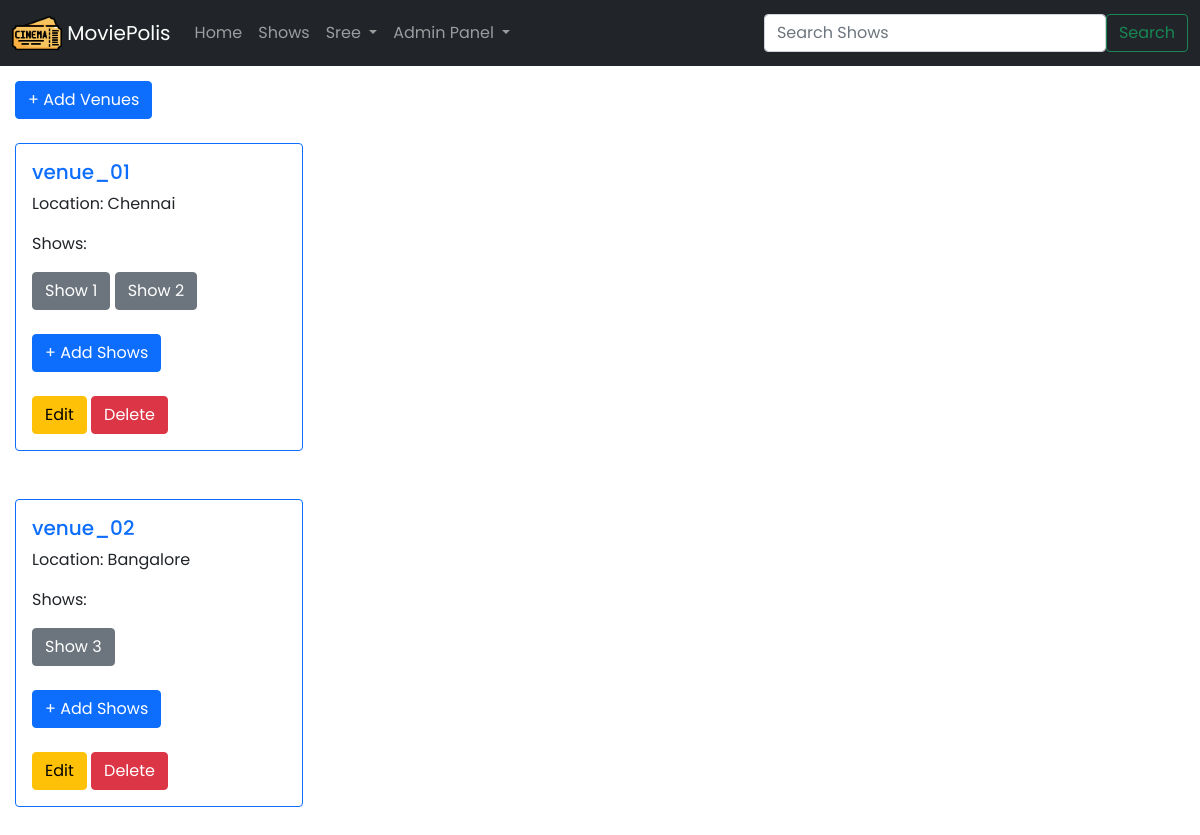
Screenshot of /admin/dashboard (signed in) with the database file from the repository.
### main.py (models this page shows, shortened)
class Venue(db.Model):
    venue_id = db.Column(db.Integer, primary_key=True, autoincrement=True)
    name = db.Column(db.String(50), nullable=False)
    location = db.Column(db.String(50), nullable=False)

class Shows(db.Model):
    show_id = db.Column(db.Integer, primary_key=True, autoincrement=True)
    movie_id = db.Column(db.Integer, db.ForeignKey(Movie.movie_id), nullable=False)
    venue_id = db.Column(db.Integer, db.ForeignKey(Venue.venue_id), nullable=False)
    ticket_price = db.Column(db.Integer, default=250, nullable=False)
    seats = db.Column(db.Integer, nullable=False)
    timings = db.Column(db.String(50), nullable=False)

### main.py (the view, shortened to what this page needs)
@app.route('/admin/dashboard', methods=['GET', 'POST'])
def dashboard():
    if not admin_user:
        return redirect(url_for('index'))
    venue_list = Venue.query.all()
    shows_list = Shows.query.all()
    movies_list = Movie.query.all()
    return render_template('dashboard.html', userData=userData, admin=True, venues=venue_list, shows=shows_list,
                           movies=movies_list)

### templates/dashboard.html (shortened to what this page needs)
{% extends 'base.html' %}
{% block body %}
<div class="dashboard">
  <button type="button" class="btn btn-primary" data-bs-toggle="modal" data-bs-target="#venueCreateModal">
      + Add Venues
  </button>
  <br><br>
  {% if venues %}
    {% for venue in venues %}
      <div class="card text-dark border-primary" style="width: 18rem;">
        <div class="card-body">
          <h5 class="card-title text-primary">{{venue.name}}</h5>
          <p class="card-text">Location: {{venue.location}}</p>
          <p class="card-text">Shows:</p>
            {% if shows %}
              {% for show in shows %}
                {% if show.venue_id == venue.venue_id %}
                  <button type="button" class="btn btn-secondary" data-bs-toggle="modal" data-bs-target="#showsEditModal{{show.show_id}}">
                    Show {{show.show_id }}
                  </button>
                {% endif %}
              {% endfor %}
            {% endif %}
          <br><br>
          <button type="button" class="btn btn-primary" data-bs-toggle="modal" data-bs-target="#showsCreateModal{{venue.venue_id}}">
            + Add Shows
          </button>
          <br><br>
          <button type="button" class="btn btn-warning" data-bs-toggle="modal" data-bs-target="#venueEditModal">
            Edit
          </button>
          <a type="button" class="btn btn-danger" name="delete" href="/admin/dashboard/venue/delete/{{venue.venue_id}}">Delete</a>
        </div>
      </div>
      <br><br>
    {% endfor %}
  {% else %}
    <p> No shows or venues. Create one now!</p>
  {% endif %}
</div>
{% endblock %}

### static/css/main.css (style rules this page uses)
* { padding: 0%; margin: 0%; box-sizing: border-box; }
body { width: 100%; height: 100vh; font-family: 'Poppins', sans-serif; }
h5 { font-weight: 500 }

### templates/dashboard.html (style rules this page uses)
.dashboard { width: 100%; padding: 15px; margin: auto; }

### rows the page displays
Venue: name "venue_01", location "Chennai"
Shows: show_id "1"
Shows: show_id "2"
Venue: name "venue_02", location "Bangalore"
Shows: show_id "3"

### other values shown
{{ userData["name"] }} "Sree"
